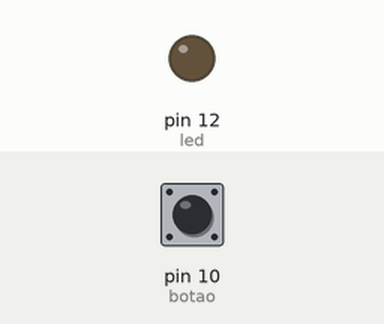
Recording of a sketch running on a simulated Arduino Uno, built with avr-gcc and run on an emulated ATmega328P. Parts: output pins drawn as LEDs (lit = HIGH). Dashed ring = blinking. Inputs (shaded band) come from the test bench; at power-on: pin 10 (botao) HIGH.

Above: at 1.2 s.
1.3 s: pin 10 (botao) pulsed LOW 5 times (0.12 s each, 0.3 s apart)
At 1.75 s:
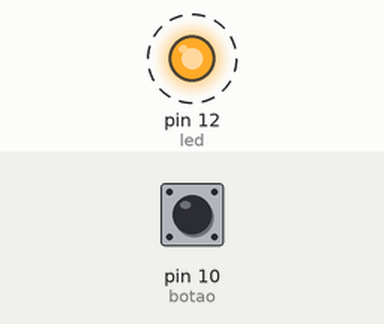
4.3 s: pin 10 (botao) pulled LOW for 0.15 s
At 5.5 s:
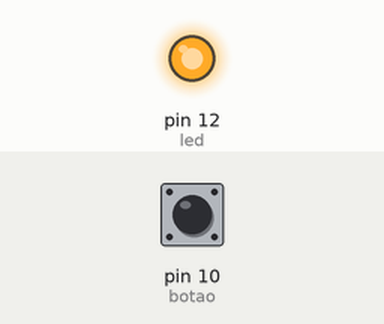
5.9 s: pin 10 (botao) pulled LOW for 1 s
At 6.9 s:
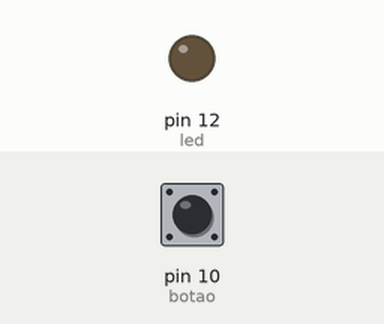
Timing chart, 0 to 8.9 s (numbered marks = the images above; inputs shaded):
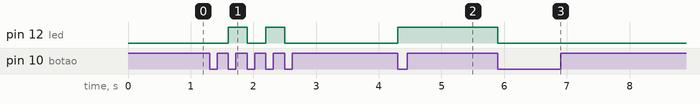

The sketch:

codigo.ino
```cpp
const int led = 12;
const int botao = 10;

bool estadoBotao = 0;
bool estadoLed = 1;

void setup(){
	pinMode(led, OUTPUT);
	pinMode(botao, INPUT);
}

void loop(){
	estadoBotao = digitalRead(botao);
    if(estadoBotao == LOW){
      estadoLed = !estadoLed;
      digitalWrite(led, estadoLed);
      while(digitalRead(botao) == LOW);
    }
}
```

Measured:
- after the input at 1.3 s, pin 12 (led): alternates HIGH for 0.30 s and LOW for 0.30 s, 4 changes in all, then stays LOW, starting after 0.30 s
- after the input at 4.3 s, pin 12 (led): LOW → HIGH at once
- after the input at 5.9 s, pin 12 (led): HIGH → LOW at once
